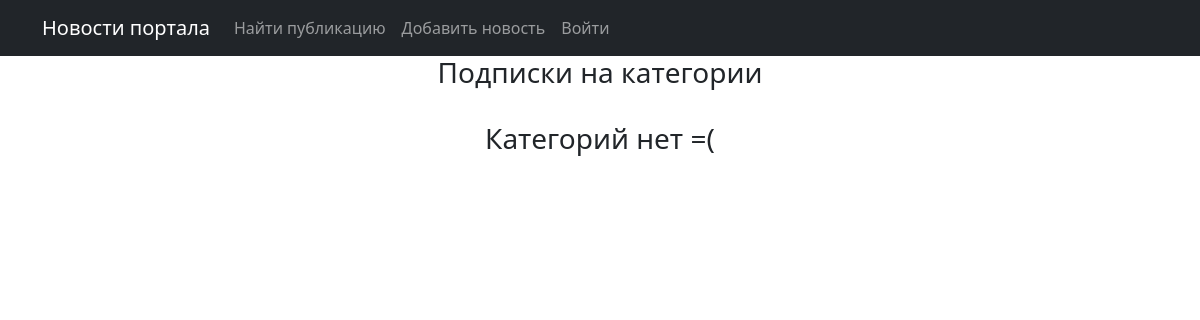
Page /subscriptions on the earlier database version.
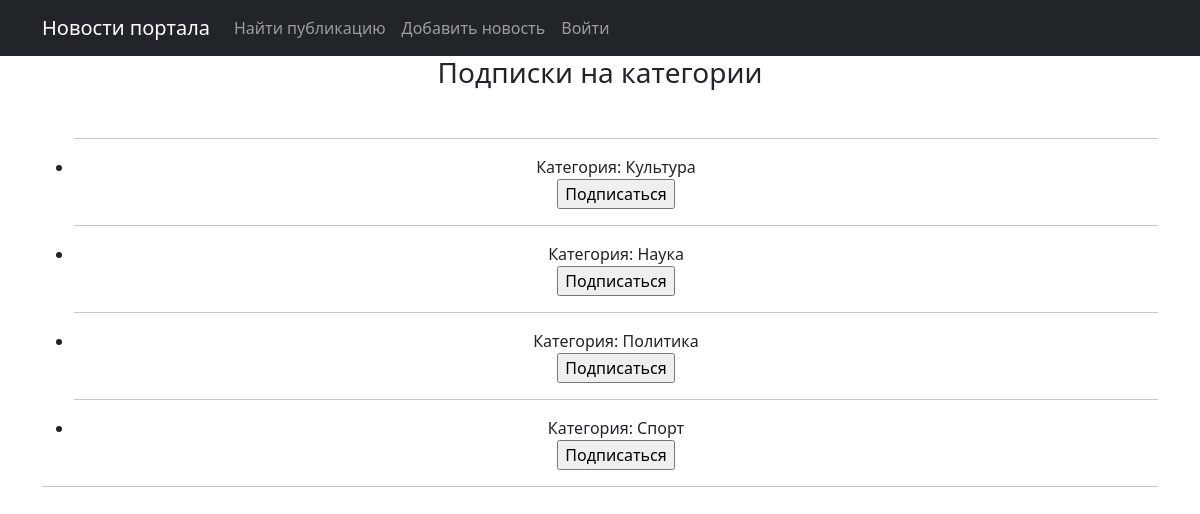
Same page on the later database version.
### news/models.py (models this page shows, shortened)
class Category(models.Model):
    name = models.CharField(max_length=128, unique=True)
    subscribers = models.ManyToManyField(User, through="CategorySubscribers")
    @property
    def is_subscribed(self):
        return CategorySubscribers.objects.filter(id_category=self.pk).exists()

### news/views.py (the view)
# urls.py: path('subscriptions', SubscriptionView.as_view()),
class SubscriptionView(ListView):
    model = Category
    template_name = 'subscriptions.html'
    context_object_name = 'subscriptionView'
    queryset = Category.objects.order_by('name')
    paginate_by = 4

### templates/subscriptions.html (shortened to what this page needs)
{% extends 'flatpages/default.html' %}
{% load news_filters %}
{% block content %}
    <h3>Подписки на категории</h3>
    <br>
    {% if subscriptionView %}
        <ul>
        {% for record in subscriptionView %}
            <hr>
            <li>
                Категория: {{ record.name }}
                {% if not record.is_subscribed %}
                    <form action="subscribe" method="POST">
                        <input type="submit" value="Подписаться">
                    </form>
                {% else %}
                    <br>Вы уже подписаны на эту категорию
                {% endif %}
            </li>
        {% endfor %}
        </ul>
        <hr>
    {% else %}
        <h3>Категорий нет =(</h3>
    {% endif %}
{% endblock content %}

Differences in the rows shown:
added Category: name "Культура"
added Category: name "Наука"
added Category: name "Политика"
added Category: name "Спорт"
Other differences:
text no longer shown: "Категорий нет =("
